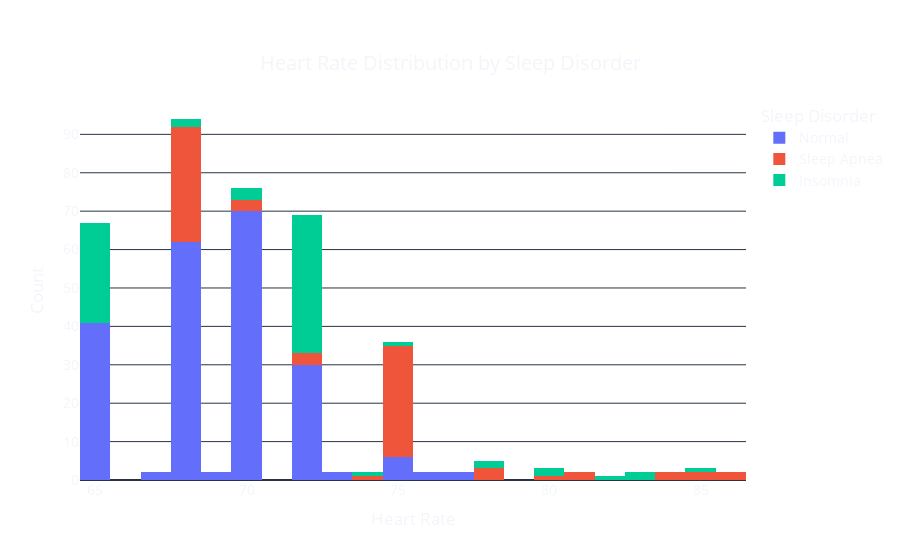

The cell this chart's notebook holds for it:
### Code cell
fig = px.histogram(data, x='Heart Rate', color='Sleep Disorder', 
                   title='Heart Rate Distribution by Sleep Disorder',
                   labels={'Heart Rate': 'Heart Rate', 'count': 'Count'},
                   template='plotly_dark')

fig.update_layout(
    xaxis_title='Heart Rate',
    yaxis_title='Count',
    title={
        'text': "Heart Rate Distribution by Sleep Disorder",
        'y': 0.9,
        'x': 0.5,
        'xanchor': 'center',
        'yanchor': 'top'},
    font=dict(size=14),
    plot_bgcolor='rgba(0,0,0,0)',
    paper_bgcolor='rgba(0,0,0,0)'
)

fig.show()

### Figure 1 — Plotly figure (JSON) as saved in the notebook; plotly's stock layout.template omitted (floating-point values rounded to 4 significant figures; data arrays with more than 128 entries replaced by an {"elided": "..."} marker saying what was removed)
{"data": [{"alignmentgroup": "True", "bingroup": "x", "hovertemplate": "Sleep Disorder=Normal<br>Heart Rate=%{x}<br>count=%{y}<extra></extra>", "legendgroup": "Normal", "marker": {"color": "#636efa", "pattern": {"shape": ""}}, "name": "Normal", "offsetgroup": "Normal", "orientation": "v", "showlegend": true, "type": "histogram", "x": {"elided": "219 int values"}, "xaxis": "x", "yaxis": "y"}, {"alignmentgroup": "True", "bingroup": "x", "hovertemplate": "Sleep Disorder=Sleep Apnea<br>Heart Rate=%{x}<br>count=%{y}<extra></extra>", "legendgroup": "Sleep Apnea", "marker": {"color": "#EF553B", "pattern": {"shape": ""}}, "name": "Sleep Apnea", "offsetgroup": "Sleep Apnea", "orientation": "v", "showlegend": true, "type": "histogram", "x": [85, 85, 80, 70, 78, 70, 81, 81, 84, 74, 68, 68, 84, 78, 78, 70, 72, 75, 75, 75, 75, 75, 75, 75, 75, 75, 86, 86, 75, 75, 75, 75, 75, 75, 75, 75, 75, 75, 75, 75, 75, 75, 75, 75, 75, 75, 75, 75, 72, 72, 68, 68, 68, 68, 68, 68, 68, 68, 68, 68, 68, 68, 68, 68, 68, 68, 68, 68, 68, 68, 68, 68, 68, 68, 68, 68, 68, 68], "xaxis": "x", "yaxis": "y"}, {"alignmentgroup": "True", "bingroup": "x", "hovertemplate": "Sleep Disorder=Insomnia<br>Heart Rate=%{x}<br>count=%{y}<extra></extra>", "legendgroup": "Insomnia", "marker": {"color": "#00cc96", "pattern": {"shape": ""}}, "name": "Insomnia", "offsetgroup": "Insomnia", "orientation": "v", "showlegend": true, "type": "histogram", "x": [85, 82, 80, 78, 72, 68, 74, 68, 80, 70, 72, 65, 72, 65, 72, 65, 72, 72, 72, 72, 72, 72, 72, 72, 72, 72, 70, 70, 65, 72, 72, 72, 65, 72, 65, 72, 65, 72, 65, 72, 65, 72, 65, 72, 72, 65, 72, 72, 65, 72, 72, 65, 72, 65, 72, 78, 65, 65, 65, 65, 65, 65, 65, 65, 65, 65, 65, 83, 83, 75, 72, 72, 72, 72, 72, 72, 65], "xaxis": "x", "yaxis": "y"}], "layout": {"autosize": true, "barmode": "relative", "font": {"size": 14}, "legend": {"title": {"text": "Sleep Disorder"}, "tracegroupgap": 0}, "paper_bgcolor": "rgba(0, 0, 0, 0)", "plot_bgcolor": "rgba(0, 0, 0, 0)", "title": {"text": "Heart Rate Distribution by Sleep Disorder", "x": 0.5, "xanchor": "center", "y": 0.9, "yanchor": "top"}, "xaxis": {"anchor": "y", "autorange": true, "domain": [0, 1], "range": [64.5, 86.5], "title": {"text": "Heart Rate"}, "type": "linear"}, "yaxis": {"anchor": "x", "autorange": true, "domain": [0, 1], "range": [0, 98.95], "title": {"text": "Count"}}}}
